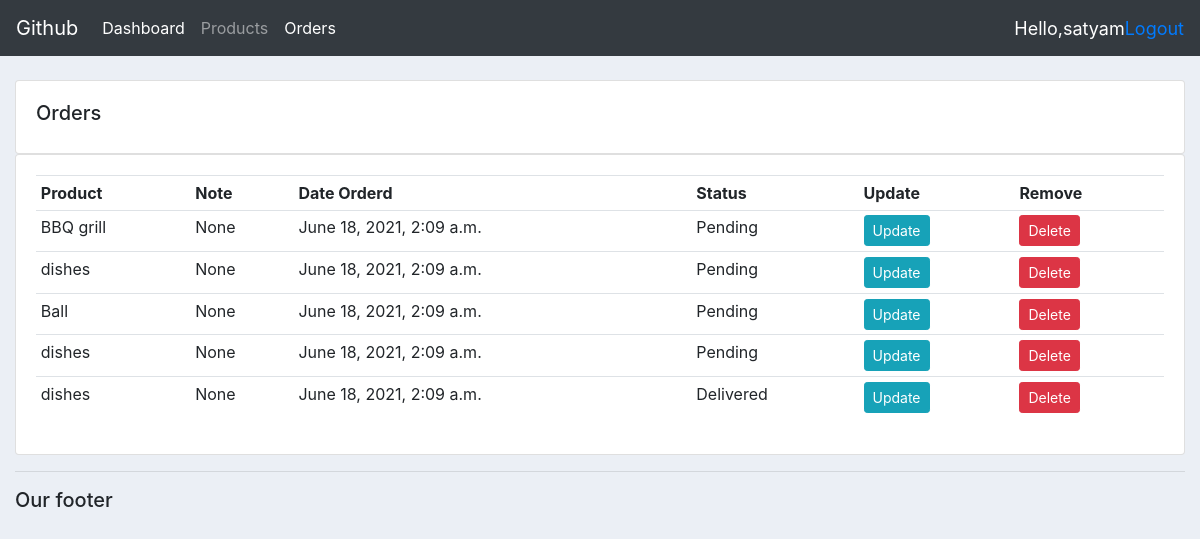
Page /orders/ (signed in) on the committed database.
### accounts/models.py (models this page shows, shortened)
class Order(models.Model):
    STATUS=(
            ('Pending','Pending'),
            ('Out For Delivery','Out For Delivery'),
            ('Delivered','Deliverd'),
            )
    customer=models.ForeignKey(Customer,null=True,on_delete=models.SET_NULL)
    product=models.ForeignKey(Product,null=True,on_delete=models.SET_NULL)
    date_created=models.DateTimeField(auto_now_add=True,null=True)
    status=models.CharField(max_length=200,null=True,choices=STATUS)
    note=models.CharField(max_length=200,null=True)

class Product(models.Model):
    CATEGORY=(
        ('Indoor','Indoor'),
        ('Out Door','Out Door'),
    )
    name= models.CharField(max_length=200,null=True)
    price=models.FloatField(null=True)
    category= models.CharField(max_length=200,null=True,choices=CATEGORY)
    description= models.CharField(max_length=200,null=True,blank=True)
    date_created=models.DateTimeField(auto_now_add=True,null=True)
    tags=models.ManyToManyField(Tag)
    def __str__(self):
        return self.name

### accounts/decorators.py (the view)
        def wrapper_function(request,*args,**kwargs):
            group=None
            if request.user.groups.exists():
                group=request.user.groups.all()[0].name
            if group in allowed_roles:
                return view_func(request,*args,**kwargs)
            else:
                return HttpResponse('You are not authorized to view this page')

### accounts/views.py (called while the page is built)
@login_required(login_url='/login')
@allowed_users(allowed_roles=['admin'])
def orders(request):
    orders = Order.objects.all()
    return render(request, 'accounts/orders.html',{'orders':orders})

### accounts/templates/accounts/orders.html
{% extends 'accounts/main.html' %}
{% block content %}
<br>
<div class="row">
    <div class="col-md">
        <div class="card card-body">
            <h5>Orders</h5>
        </div>
        <div class="card card-body">
			<table class="table table-sm">
				<tr>
					<th>Product</th>
					<th>Note</th>
					<th>Date Orderd</th>
					<th>Status</th>
					<th>Update</th>
					<th>Remove</th>
                </tr>
                {% for order in orders %}
                    <tr>
						<td>{{order.product}}</td>
						<td>{{order.note}}</td>
                        <td>{{order.date_created}}</td>
                        <td>{{order.status}}</td>
                        <td><a href="/update_order/{{order.id}}/" type="button" class="btn btn-sm btn-info">Update</a></td>
                        <td><a href="/delete_order/{{order.id}}" type="button" class="btn btn-sm btn-danger">Delete</a></td>
                    </tr>
                {% endfor %}
			</table>
		</div>
    </div>
{% endblock %}

### accounts/templates/accounts/navbar.html (shortened to what this page needs)
{% load static %}
<nav class="navbar navbar-expand-lg navbar-dark bg-dark">
    <a class="navbar-brand" href="#">Github</a>
    <div class="collapse navbar-collapse" id="navbarNav">
      <ul class="navbar-nav">
        {% if request.user.is_staff %}
        <li class="nav-item active">
          <a class="nav-link" href="/">Dashboard</a>
        </li>
        <li class="nav-item">
          <a class="nav-link" href="/products/">Products</a>
        </li>
        <li class="nav-item active">
          <a class="nav-link" href="/orders">Orders</a>
        </li>
        {% else %}
        <li class="nav-item">
          <a class="nav-link" href="/account/">Settings</a>
        </li>
        {% endif %}
      </ul>
    </div>
    <span class="hello-msg">Hello,{{request.user}}</span>
    <span class="hello-msg"><a href="/logout">Logout</a></span>
  </nav>

### static/css/main.css (style rules this page uses)
body { background-color: #ebeff5; }

### accounts/templates/accounts/navbar.html (style rules this page uses)
.hello-msg { font-size: 18px; color: white; }

### rows in the picture
Order: product "BBQ grill", note "None", date_created "June 18, 2021, 2:09 a.m.", status "Pending"
Order: product "dishes", note "None", date_created "June 18, 2021, 2:09 a.m.", status "Pending"
Order: product "Ball", note "None", date_created "June 18, 2021, 2:09 a.m.", status "Pending"
Order: product "dishes", note "None", date_created "June 18, 2021, 2:09 a.m.", status "Pending"
Order: product "dishes", note "None", date_created "June 18, 2021, 2:09 a.m.", status "Delivered"

### other values in the picture
{{ request.user }} "satyam"
